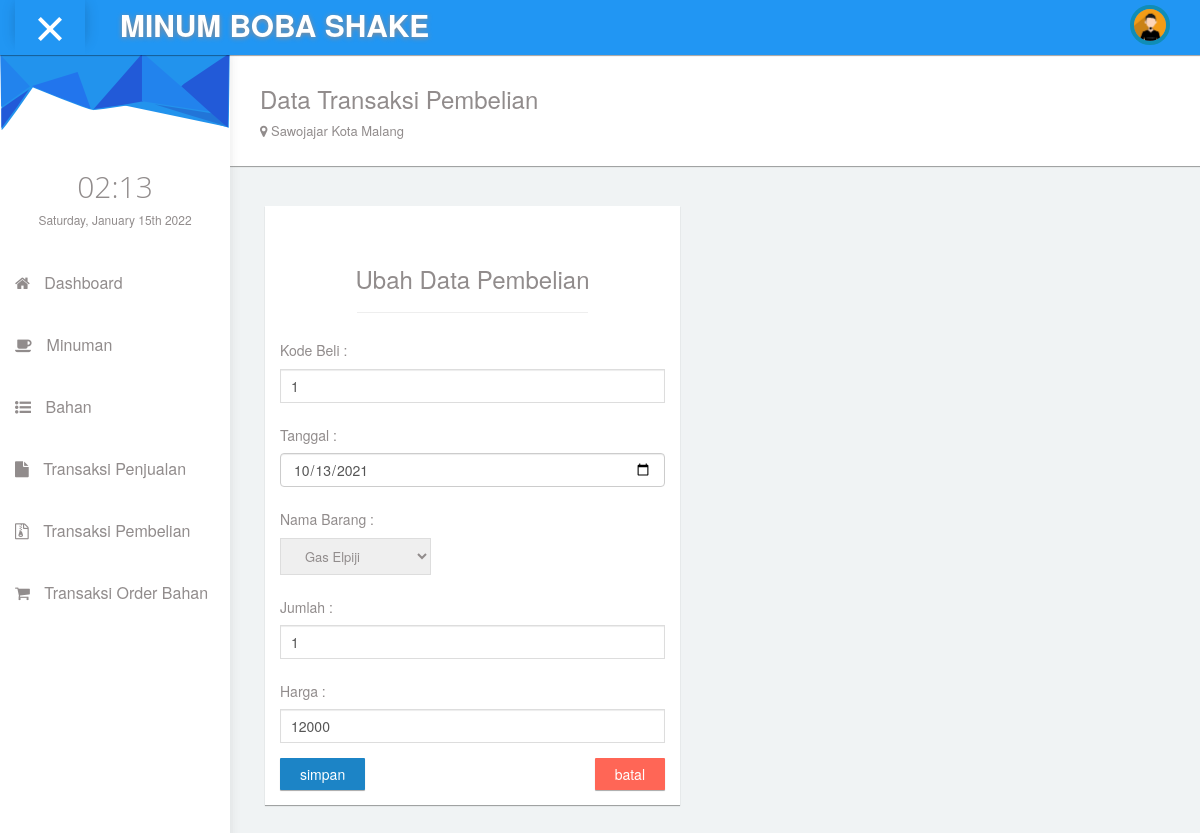
The page /emp_ub_beli.php?kode_beli=1 on the database its author committed.
### tables this page shows
CREATE TABLE `beli` (
  `id_user` varchar(20) NOT NULL,
  `kode_beli` int(11) NOT NULL,
  `tgl` date NOT NULL,
  `nama_barang` varchar(50) NOT NULL,
  `jumlah` int(11) NOT NULL,
  `harga` int(11) NOT NULL,
  `total` int(11) NOT NULL
);

### emp_ub_beli.php (the view, shortened to what this page needs)
<!DOCTYPE html>
<html lang="en">
<head>
    <link rel="stylesheet" type="text/css" href="asset/css/bootstrap.min.css">
      <link rel="stylesheet" type="text/css" href="asset/css/plugins/font-awesome.min.css"/>
      <link rel="stylesheet" type="text/css" href="asset/css/plugins/simple-line-icons.css"/>
      <link rel="stylesheet" type="text/css" href="asset/css/plugins/animate.min.css"/>
      <link rel="stylesheet" type="text/css" href="asset/css/plugins/fullcalendar.min.css"/>
  <link href="asset/css/style.css" rel="stylesheet">
  </head>
 <body id="mimin" class="dashboard">
        <nav class="navbar navbar-default header navbar-fixed-top">
          <div class="col-md-12 nav-wrapper">
            <div class="navbar-header" style="width:100%;">
              <div class="opener-left-menu is-open">
                <span class="bottom"></span>
              </div>
                <a href="index.html" class="navbar-brand">
                 <b>MINUM BOBA SHAKE</b>
                </a>
              <ul class="nav navbar-nav navbar-right user-nav">
                <li class="user-name"><span><?php echo $_SESSION['nama_user'];?></span></li>
                  <li class="dropdown avatar-dropdown">
                   <img src="asset/img/avatar.jpg" class="img-circle avatar" alt="user name" data-toggle="dropdown" aria-haspopup="true" aria-expanded="true"/>
                </li>
                <li ><a href="#"></a></li>
              </ul>
            </div>
          </div>
        </nav>
      <div class="container-fluid mimin-wrapper">
             <div id="left-menu">
              <div class="sub-left-menu scroll">
                <ul class="nav nav-list">
                    <li><div class="left-bg"></div></li>
                    <li class="time">
                      <h1 class="animated fadeInLeft">21:00</h1>
                      <p class="animated fadeInRight">Sat,October 1st 2029</p>
                    </li>
                    <li><a href="emp_dash.php" class="nav-header"><span class="fa-home fa"></span> Dashboard</a></li>
                    <li><a href="emp_minum.php"><span class="fa-coffee fa"></span> Minuman</a></li>
                    <li><a href="emp_bahan.php"><span class="fa-list-ul fa"></span> Bahan</a></li>
                    <li><a href="emp_jual.php"><span class="fa-file fa"></span> Transaksi Penjualan</a></li>
                    <li><a href="emp_beli.php"><span class="fa-file-archive-o fa"></span> Transaksi Pembelian</a></li>
                    <li><a href="emp_order.php"><span class="fa-shopping-cart fa"></span> Transaksi Order Bahan</a></li>
                  </ul>
                </div>
            </div>
            <div id="content">
                <div class="panel">
                  <div class="panel-body">
                      <div class="col-md-6 col-sm-12">
                        <h3 class="animated fadeInLeft">Data Transaksi Pembelian</h3>
                        <p class="animated fadeInDown"><span class="fa  fa-map-marker"></span> Sawojajar Kota Malang</p>
                    </div>
                  </div>
                </div>
                <div class="col-md-6" style="padding:20px;">
                    <div class="col-md-12 padding-0">
                        <div class="col-md-12 padding-0">
                            <div class="col-md-12 padding-0">
                                <div class="col-md-12">
                                    <div class="panel box-v1">
                                      <div class="panel-body">
                                        <h3 align="center">Ubah Data Pembelian</h3>
                                        <hr/>
                                        <?php
                                          include "koneksi.php";
                                          $kode_beli = $_GET['kode_beli'];
                                          $data = mysqli_query($konek, "SELECT * from beli where kode_beli='$kode_beli'");
                                          $d = mysqli_fetch_array($data);
                                        ?>
                                        <form method="POST" action="emp_up_beli.php">
                                          <div class="form-group row">
                                              <div class="col-sm-12 mb-3 mb-sm-0">
                                                  <h5>Kode Beli :</h5>
                                                  <input type="text" class="form-control" name="kode_beli" value="<?php echo $d['kode_beli'];?>" placeholder="Kode Beli">
                                              </div>
                                          </div>
                                          <div class="form-group row">
                                              <div class="col-sm-12 mb-3 mb-sm-0">
                                                  <h5>Tanggal :</h5>
                                                  <input type="date" class="form-control" name ="tgl" value = "<?php echo $d['tgl'];?>" placeholder="Tanggal">
                                              </div>
                                          </div>
                                          <div class="form-group row">
                                              <div class="col-sm-12 mb-3 mb-sm-0">
                                                  <h5>Nama Barang :</h5>
                                                  <select name="nama_barang">
                                                    <option value="Gas Elpiji">Gas Elpiji</option>
                                                  </select>
                                              </div>
                                          </div>
                                          <div class="form-group row">
                                              <div class="col-sm-12 mb-3 mb-sm-0">
                                                  <h5>Jumlah : </h5>
                                                  <input type="text" class="form-control" name ="jumlah" value = "<?php echo $d['jumlah'];?>" placeholder="Jumlah">
                                              </div>
                                          </div>
                                          <div class="form-group row">
                                              <div class="col-sm-12 mb-3 mb-sm-0">
                                                  <h5>Harga : </h5>
                                                  <input type="text" class="form-control" name ="harga" value = "<?php echo $d['harga'];?>" placeholder="Rp">
                                              </div>
                                          </div>
                                         <input class="btn btn-md btn-primary left" type="submit" value="simpan">
                                      </form>
                                      <a href="emp_beli.php"><button class="btn btn-md btn-danger right" type="cancel">batal</button></a>
                                      </div>
                                    </div>
                                </div>
                            </div>
                        </div>
                    </div>
              </div>
      </div>
  </body>
</html>

### rows shown on the page
beli: kode_beli "1", tgl "10/13/2021", jumlah "1", harga "12000"
